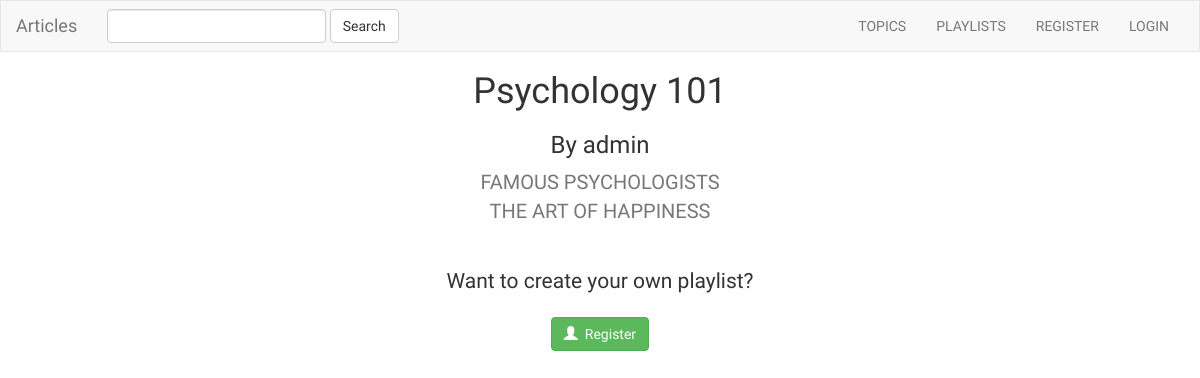
The page /articles/3/ on the database as committed earlier.
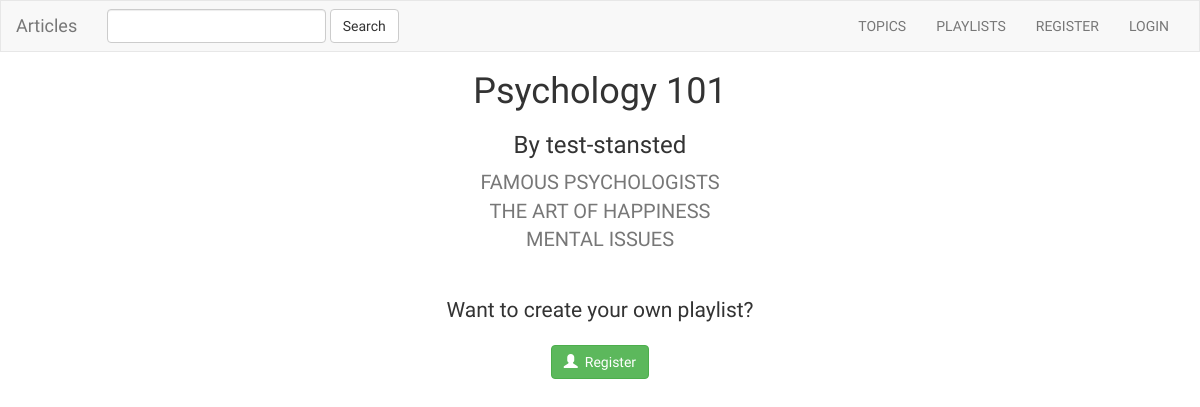
The same page on the database as committed later.
### articles/models.py (models this page shows, shortened)
class Playlist(models.Model):
    user = models.ForeignKey(User, default=1)
    playlist_creator = models.CharField(max_length=200)
    playlist_title = models.CharField(max_length=200)
    playlist_topic = models.CharField(max_length=200)
    is_favourite = models.BooleanField(default=False)

class Article(models.Model):
    playlist = models.ForeignKey(Playlist, on_delete=models.CASCADE)
    article_title = models.CharField(max_length=1000)
    article_url = models.CharField(max_length=1500)
    is_favourite = models.BooleanField(default=False)

### articles/views.py (the view)
# urls.py: url(r'^(?P<playlist_id>[0-9]+)/$', views.detail, name='detail'),
def detail(request, playlist_id):
    if not request.user.is_authenticated():
        playlist = get_object_or_404(Playlist, pk=playlist_id)
        return render(request, 'articles/detail_not_authenticated.html', {'playlist': playlist})
    else:
        user = request.user
        playlist = get_object_or_404(Playlist, pk=playlist_id)
        return render(request, 'articles/detail.html', {'playlist': playlist, 'user': user})

### articles/templates/articles/detail_not_authenticated.html (shortened to what this page needs)
{% extends 'articles/base_visitor.html' %}
{% block body %}
  <div class="wrapper">
    <h1>{{ playlist.playlist_title }}</h1>
    <h3>By {{ playlist.user.username }}</h3>
    <ul>
      {% for article in playlist.article_set.all %}
        <li><a href="{{ article.article_url }}" target="_blank">{{ article.article_title }}</a></li>
      {% endfor %}
    </ul>
    <div class="col-sm-12">
      <h2 class="lead">Want to create your own playlist?</h2>
      <br>
      <a href="{% url 'articles:register' %}">
        <button type="button" class="btn btn-success">
          <span class="glyphicon glyphicon-user"></span>&nbsp; Register
        </button>
      </a>
    </div>
  </div>
{% endblock %}

Rows that differ between the two databases and show on the page:
changed Playlist "Psychology 101": user.username "admin" → "test-stansted"
added Article: article_title "MENTAL ISSUES"
